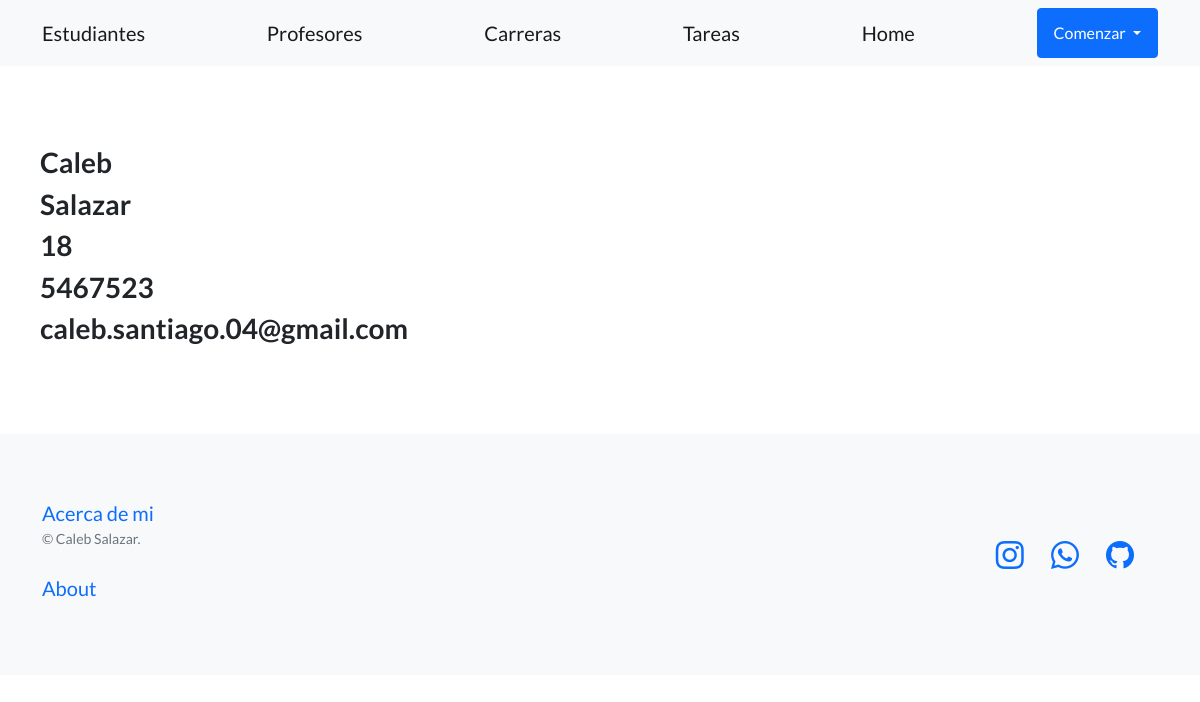
Before: /estudiantes/ver/19 with the older database file.
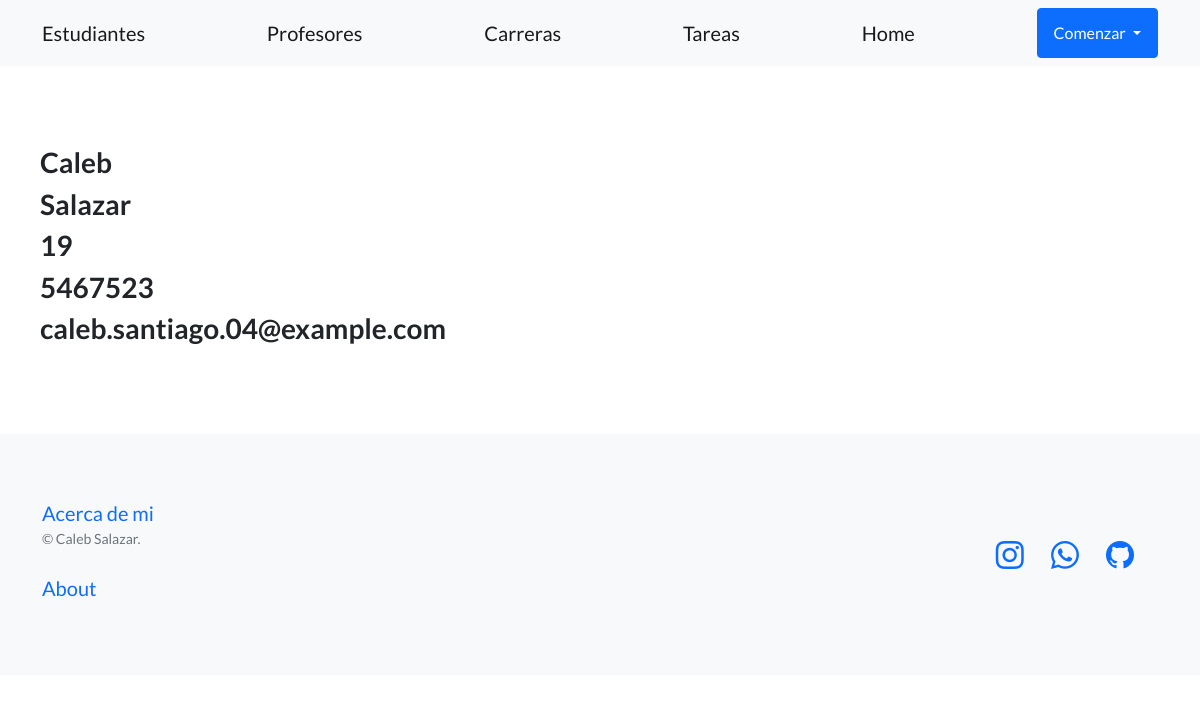
After: the same page with the newer database file.
### myapp/models.py (models this page shows, shortened)
class Estudiantes(models.Model):
    nombre = models.CharField(max_length=40)
    apellido = models.CharField(max_length=40)
    edad = models.IntegerField()
    dni = models.CharField(max_length=60)
    email = models.EmailField(max_length=100)

### myapp/views.py (the view)
# urls.py: path('estudiantes/ver/<int:id>', ver_estudiante, name='ver_estudiante'),
def ver_estudiante(request,id):
    return render(request, 'myapp/ver_estudiantes.html', {
        'estudiante': Estudiantes.objects.get(id=id)
    })

### myapp/templates/myapp/ver_estudiantes.html (shortened to what this page needs)
{% extends 'myapp/base.html' %}
{% block content %}
<!DOCTYPE html>
<html lang="en">
<head>
</head>
<body>
    <h3>{{estudiante.nombre}}</h3>
    <h3>{{estudiante.apellido}}</h3>
    <h3>{{estudiante.edad}}</h3>
    <h3>{{estudiante.dni}}</h3>
    <h3>{{estudiante.email}}</h3>
</body>
</html>
{% endblock %}

### myapp/templates/myapp/base.html (shortened to what this page needs)
{% load static %}
<!DOCTYPE html>
<html lang="en">
    <head>
        <link href="https://cdn.jsdelivr.net/npm/bootstrap-icons@1.5.0/font/bootstrap-icons.css" rel="stylesheet" type="text/css" />
        <link rel="stylesheet" href="{% static 'css/styles.css' %}">
    </head>
    <body>
        <nav class="navbar navbar-light bg-light static-top">
            <div class="container">
                <a class="navbar-brand" href="{% url 'estudiantes' %}">Estudiantes</a>
                <a class="navbar-brand" href="{% url 'profesores' %}">Profesores</a>
                <a class="navbar-brand" href="{% url 'carreras' %}">Carreras</a>
                <a class="navbar-brand" href="{% url 'tareas' %}">Tareas</a>
                <a class="navbar-brand" href="{% url 'home' %}">Home</a>
                {% if request.user.is_authenticated %}
                <div class="dropdown">
                    <button class="btn btn-secondary dropdown-toggle" type="button" id="simpleDropdown" data-bs-toggle="dropdown" aria-expanded="false">
                        {{ user.username }}
                        <div style="display: inline-flex; padding: 0px 20px 0px 10px;">
                            <img src="{{ user.avatar.imagen.url }}" style="width: 50px;"/>
                        </div>
                    </button>
                    <ul class="dropdown-menu">
                        <li><a href="{% url 'editar_perfil' %}" class="dropdown-item">Editar datos</a></li>
                        <li><a href="{% url 'agregar_avatar' %}" class="dropdown-item">Agregar Avatar</a></li>
                        <li><a href="{% url 'logout' %}" class="dropdown-item">Logout</a></li>
                    </ul>
                </div>
                {% else %}
                <div class="dropdown">
                    <button class="btn btn-primary dropdown-toggle" type="button" id="simpleDropdown" data-bs-toggle="dropdown" aria-expanded="false">
                        Comenzar
                    </button>
                </div>
                {% endif %}
            </div>
        </nav>
        <section style="padding: 80px 40px;">
            {% block content %}
            {% endblock %}
        </section>
        <footer class="footer bg-light">
            <div class="container">
                <div class="row">
                    <div class="col-lg-6 h-100 text-center text-lg-start my-auto">
                        <ul class="list-inline mb-2">
                            <li class="list-inline-item"><a class="navbar-brand" href="{% url 'acerca_de' %}">Acerca de mi</a></li><p class="text-muted small mb-4 mb-lg-0">&copy; Caleb Salazar.</p><br>
                            <li class="list-inline-item"><a class="navbar-brand" href="{% url 'about' %}">About</a></li>
                        </ul>
                    </div>
                    <div class="col-lg-6 h-100 text-center text-lg-end my-auto">
                        <ul class="list-inline mb-0">
                            <li class="list-inline-item me-4">
                                <a target="_blank" href="https://www.instagram.com/calebsantiago04/"><i class="bi-instagram fs-3"></i></a>
                            </li>
                            <li class="list-inline-item me-4">
                                <a target="_blank" href="#!"><i class="bi-whatsapp fs-3"></i></a>
                            </li>
                            <li class="list-inline-item me-4">
                                <a target="_blank" href="https://github.com/Csalazar04"<i class="bi-github fs-3"></i></a>
                            </li>
                        </ul>
                    </div>
                </div>
            </div>
        </footer>
    </body>
</html>

Changed rows visible on the page:
changed Estudiantes "Caleb": edad "18" → "19"; email "caleb.santiago.04@gmail.com" → "caleb.santiago.04@example.com"
